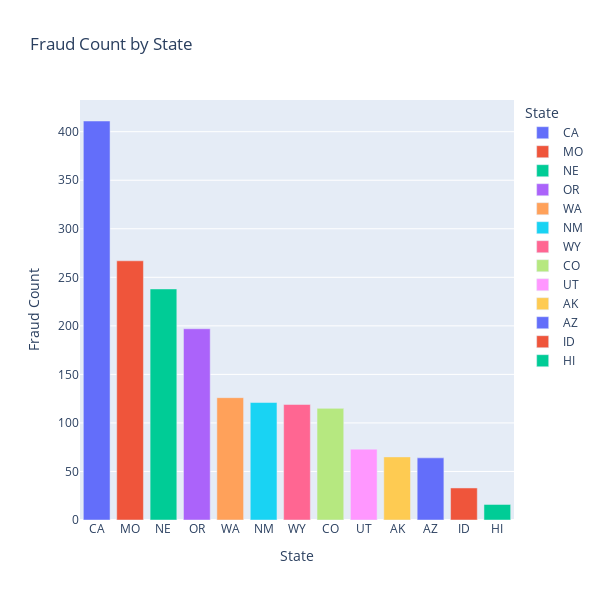

This figure's notebook cell:
### Code cell
#Creating the bar plot with fraud count by state
fig = px.bar(
    sorted_df, x='state', y='fraud_count', 
    hover_data=['state', 'total_transactions'], color='state',
    labels={'fraud_count': 'Fraud Count', 'state': 'State', 'total_transactions': 'Total Transactions'},
    height=600, width=600, title='Fraud Count by State'
)
#Displaying the plot
fig.show()

### Figure 1 — Plotly figure (JSON) as saved in the notebook; plotly's stock layout.template omitted (floating-point values rounded to 4 significant figures)
{"data": [{"alignmentgroup": "True", "customdata": [[3375]], "hovertemplate": "State=%{x}<br>Fraud Count=%{y}<br>Total Transactions=%{customdata[0]}<extra></extra>", "legendgroup": "CA", "marker": {"color": "#636efa", "pattern": {"shape": ""}}, "name": "CA", "offsetgroup": "CA", "orientation": "v", "showlegend": true, "textposition": "auto", "type": "bar", "x": ["CA"], "xaxis": "x", "y": [411], "yaxis": "y"}, {"alignmentgroup": "True", "customdata": [[2329]], "hovertemplate": "State=%{x}<br>Fraud Count=%{y}<br>Total Transactions=%{customdata[0]}<extra></extra>", "legendgroup": "MO", "marker": {"color": "#EF553B", "pattern": {"shape": ""}}, "name": "MO", "offsetgroup": "MO", "orientation": "v", "showlegend": true, "textposition": "auto", "type": "bar", "x": ["MO"], "xaxis": "x", "y": [267], "yaxis": "y"}, {"alignmentgroup": "True", "customdata": [[1460]], "hovertemplate": "State=%{x}<br>Fraud Count=%{y}<br>Total Transactions=%{customdata[0]}<extra></extra>", "legendgroup": "NE", "marker": {"color": "#00cc96", "pattern": {"shape": ""}}, "name": "NE", "offsetgroup": "NE", "orientation": "v", "showlegend": true, "textposition": "auto", "type": "bar", "x": ["NE"], "xaxis": "x", "y": [238], "yaxis": "y"}, {"alignmentgroup": "True", "customdata": [[1211]], "hovertemplate": "State=%{x}<br>Fraud Count=%{y}<br>Total Transactions=%{customdata[0]}<extra></extra>", "legendgroup": "OR", "marker": {"color": "#ab63fa", "pattern": {"shape": ""}}, "name": "OR", "offsetgroup": "OR", "orientation": "v", "showlegend": true, "textposition": "auto", "type": "bar", "x": ["OR"], "xaxis": "x", "y": [197], "yaxis": "y"}, {"alignmentgroup": "True", "customdata": [[1150]], "hovertemplate": "State=%{x}<br>Fraud Count=%{y}<br>Total Transactions=%{customdata[0]}<extra></extra>", "legendgroup": "WA", "marker": {"color": "#FFA15A", "pattern": {"shape": ""}}, "name": "WA", "offsetgroup": "WA", "orientation": "v", "showlegend": true, "textposition": "auto", "type": "bar", "x": ["WA"], "xaxis": "x", "y": [126], "yaxis": "y"}, {"alignmentgroup": "True", "customdata": [[1003]], "hovertemplate": "State=%{x}<br>Fraud Count=%{y}<br>Total Transactions=%{customdata[0]}<extra></extra>", "legendgroup": "NM", "marker": {"color": "#19d3f3", "pattern": {"shape": ""}}, "name": "NM", "offsetgroup": "NM", "orientation": "v", "showlegend": true, "textposition": "auto", "type": "bar", "x": ["NM"], "xaxis": "x", "y": [121], "yaxis": "y"}, {"alignmentgroup": "True", "customdata": [[1100]], "hovertemplate": "State=%{x}<br>Fraud Count=%{y}<br>Total Transactions=%{customdata[0]}<extra></extra>", "legendgroup": "WY", "marker": {"color": "#FF6692", "pattern": {"shape": ""}}, "name": "WY", "offsetgroup": "WY", "orientation": "v", "showlegend": true, "textposition": "auto", "type": "bar", "x": ["WY"], "xaxis": "x", "y": [119], "yaxis": "y"}, {"alignmentgroup": "True", "customdata": [[856]], "hovertemplate": "State=%{x}<br>Fraud Count=%{y}<br>Total Transactions=%{customdata[0]}<extra></extra>", "legendgroup": "CO", "marker": {"color": "#B6E880", "pattern": {"shape": ""}}, "name": "CO", "offsetgroup": "CO", "orientation": "v", "showlegend": true, "textposition": "auto", "type": "bar", "x": ["CO"], "xaxis": "x", "y": [115], "yaxis": "y"}, {"alignmentgroup": "True", "customdata": [[597]], "hovertemplate": "State=%{x}<br>Fraud Count=%{y}<br>Total Transactions=%{customdata[0]}<extra></extra>", "legendgroup": "UT", "marker": {"color": "#FF97FF", "pattern": {"shape": ""}}, "name": "UT", "offsetgroup": "UT", "orientation": "v", "showlegend": true, "textposition": "auto", "type": "bar", "x": ["UT"], "xaxis": "x", "y": [73], "yaxis": "y"}, {"alignmentgroup": "True", "customdata": [[173]], "hovertemplate": "State=%{x}<br>Fraud Count=%{y}<br>Total Transactions=%{customdata[0]}<extra></extra>", "legendgroup": "AK", "marker": {"color": "#FECB52", "pattern": {"shape": ""}}, "name": "AK", "offsetgroup": "AK", "orientation": "v", "showlegend": true, "textposition": "auto", "type": "bar", "x": ["AK"], "xaxis": "x", "y": [65], "yaxis": "y"}, {"alignmentgroup": "True", "customdata": [[673]], "hovertemplate": "State=%{x}<br>Fraud Count=%{y}<br>Total Transactions=%{customdata[0]}<extra></extra>", "legendgroup": "AZ", "marker": {"color": "#636efa", "pattern": {"shape": ""}}, "name": "AZ", "offsetgroup": "AZ", "orientation": "v", "showlegend": true, "textposition": "auto", "type": "bar", "x": ["AZ"], "xaxis": "x", "y": [64], "yaxis": "y"}, {"alignmentgroup": "True", "customdata": [[347]], "hovertemplate": "State=%{x}<br>Fraud Count=%{y}<br>Total Transactions=%{customdata[0]}<extra></extra>", "legendgroup": "ID", "marker": {"color": "#EF553B", "pattern": {"shape": ""}}, "name": "ID", "offsetgroup": "ID", "orientation": "v", "showlegend": true, "textposition": "auto", "type": "bar", "x": ["ID"], "xaxis": "x", "y": [33], "yaxis": "y"}, {"alignmentgroup": "True", "customdata": [[172]], "hovertemplate": "State=%{x}<br>Fraud Count=%{y}<br>Total Transactions=%{customdata[0]}<extra></extra>", "legendgroup": "HI", "marker": {"color": "#00cc96", "pattern": {"shape": ""}}, "name": "HI", "offsetgroup": "HI", "orientation": "v", "showlegend": true, "textposition": "auto", "type": "bar", "x": ["HI"], "xaxis": "x", "y": [16], "yaxis": "y"}], "layout": {"barmode": "relative", "height": 600, "legend": {"title": {"text": "State"}, "tracegroupgap": 0}, "title": {"text": "Fraud Count by State"}, "width": 600, "xaxis": {"anchor": "y", "categoryarray": ["CA", "MO", "NE", "OR", "WA", "NM", "WY", "CO", "UT", "AK", "AZ", "ID", "HI"], "categoryorder": "array", "domain": [0, 1], "title": {"text": "State"}}, "yaxis": {"anchor": "x", "domain": [0, 1], "title": {"text": "Fraud Count"}}}}
